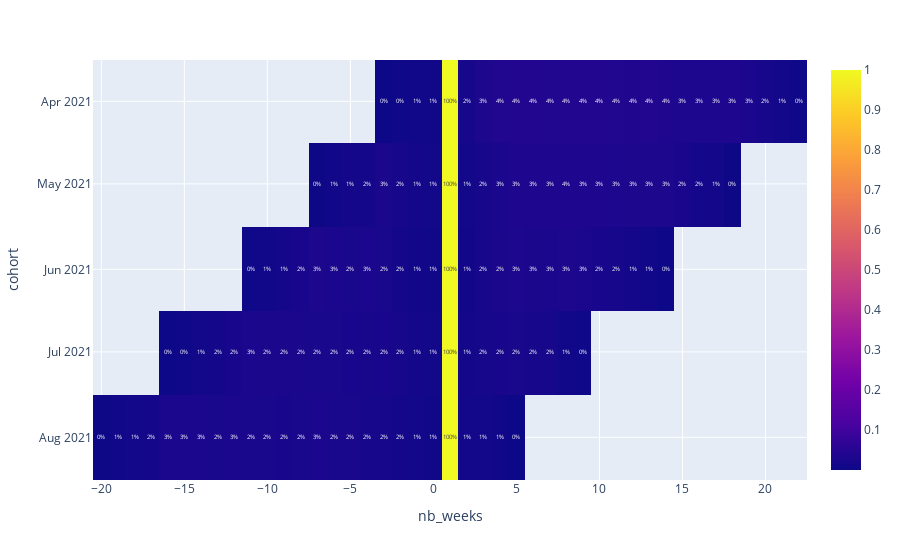

Source (notebook cell):
### Markdown cell above
Execute the following cell to view the Retention Matrix and gain insights from the graphical representation.

### Code cell
import plotly.express as px

fig = px.imshow(retention_matrix, text_auto=".0%")
fig.show()

### Figure 1 — Plotly figure (JSON) as saved in the notebook; plotly's stock layout.template omitted (floating-point values rounded to 4 significant figures; data arrays with more than 128 entries replaced by an {"elided": "..."} marker saying what was removed)
{"data": [{"coloraxis": "coloraxis", "hovertemplate": "nb_weeks: %{x}<br>cohort: %{y}<br>color: %{z}<extra></extra>", "name": "0", "texttemplate": "%{z:.0%}", "type": "heatmap", "x": [-20, -19, -18, -17, -16, -15, -14, -13, -12, -11, -10, -9, -8, -7, -6, -5, -4, -3, -2, -1, 0, 1, 2, 3, 4, 5, 6, 7, 8, 9, 10, 11, 12, 13, 14, 15, 16, 17, 18, 19, 20, 21, 22], "xaxis": "x", "y": ["2021-04-01T00:00:00", "2021-05-01T00:00:00", "2021-06-01T00:00:00", "2021-07-01T00:00:00", "2021-08-01T00:00:00"], "yaxis": "y", "z": {"elided": "5x43 float values"}}], "layout": {"coloraxis": {"colorscale": [[0, "#0d0887"], [0.1111, "#46039f"], [0.2222, "#7201a8"], [0.3333, "#9c179e"], [0.4444, "#bd3786"], [0.5556, "#d8576b"], [0.6667, "#ed7953"], [0.7778, "#fb9f3a"], [0.8889, "#fdca26"], [1, "#f0f921"]]}, "margin": {"t": 60}, "xaxis": {"anchor": "y", "constrain": "domain", "domain": [0, 1], "scaleanchor": "y", "title": {"text": "nb_weeks"}}, "yaxis": {"anchor": "x", "autorange": "reversed", "constrain": "domain", "domain": [0, 1], "title": {"text": "cohort"}}}}
